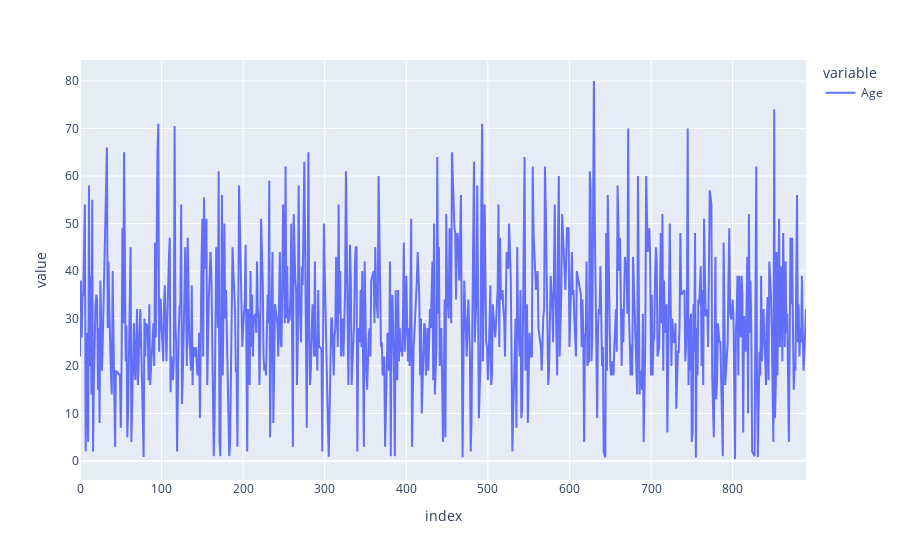

Notebook cell for this chart:
### Code cell
plt.line(train['Age'])

### Figure 1 — Plotly figure (JSON) as saved in the notebook; plotly's stock layout.template omitted (floating-point values rounded to 4 significant figures; data arrays with more than 128 entries replaced by an {"elided": "..."} marker saying what was removed)
{"data": [{"hovertemplate": "variable=Age<br>index=%{x}<br>value=%{y}<extra></extra>", "legendgroup": "Age", "line": {"color": "#636efa", "dash": "solid"}, "marker": {"symbol": "circle"}, "mode": "lines", "name": "Age", "orientation": "v", "showlegend": true, "type": "scatter", "x": {"elided": "891 int values"}, "xaxis": "x", "y": {"elided": "891 float values"}, "yaxis": "y"}], "layout": {"legend": {"title": {"text": "variable"}, "tracegroupgap": 0}, "margin": {"t": 60}, "xaxis": {"anchor": "y", "domain": [0, 1], "title": {"text": "index"}}, "yaxis": {"anchor": "x", "domain": [0, 1], "title": {"text": "value"}}}}
